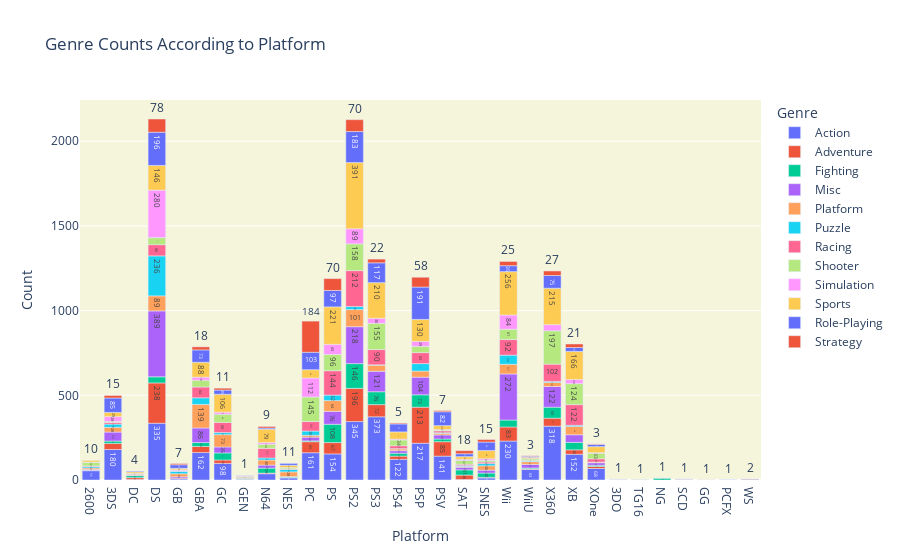

Notebook cell for this chart:
### Code cell
# Platform ve tür bazında oyun sayısını hesaplama
genre_counts = data.groupby(['Platform', 'Genre']).size().reset_index(name='Count')

# Grafik oluşturma
fig = px.bar(
    genre_counts, 
    x='Platform', 
    y='Count', 
    color='Genre', 
    text='Count',
    hover_data={'Genre': True, 'Count': True},
    title="Genre Counts According to Platform",
    labels={'Count': 'Number of Games', 'Platform': 'Platform', 'Genre': 'Genre'}
)

# Grafik düzeni
fig.update_traces(texttemplate='%{text}', textposition='outside', cliponaxis=False)
fig.update_layout(
    xaxis=dict(title="Platform"),
    yaxis=dict(title="Count"),
    legend_title_text='Genre',
    plot_bgcolor='beige'
)

# Grafiği gösterme
fig.show()

### Figure 1 — Plotly figure (JSON) as saved in the notebook; plotly's stock layout.template omitted (floating-point values rounded to 4 significant figures)
{"data": [{"alignmentgroup": "True", "cliponaxis": false, "customdata": [["Action"], ["Action"], ["Action"], ["Action"], ["Action"], ["Action"], ["Action"], ["Action"], ["Action"], ["Action"], ["Action"], ["Action"], ["Action"], ["Action"], ["Action"], ["Action"], ["Action"], ["Action"], ["Action"], ["Action"], ["Action"], ["Action"], ["Action"], ["Action"]], "hovertemplate": "Genre=%{customdata[0]}<br>Platform=%{x}<br>Number of Games=%{text}<extra></extra>", "legendgroup": "Action", "marker": {"color": "#636efa", "pattern": {"shape": ""}}, "name": "Action", "offsetgroup": "Action", "orientation": "v", "showlegend": true, "text": [55, 180, 3, 335, 6, 162, 98, 3, 37, 13, 161, 154, 345, 373, 122, 217, 141, 3, 12, 230, 63, 318, 152, 68], "textposition": "outside", "texttemplate": "%{text}", "type": "bar", "x": ["2600", "3DS", "DC", "DS", "GB", "GBA", "GC", "GEN", "N64", "NES", "PC", "PS", "PS2", "PS3", "PS4", "PSP", "PSV", "SAT", "SNES", "Wii", "WiiU", "X360", "XB", "XOne"], "xaxis": "x", "y": [55, 180, 3, 335, 6, 162, 98, 3, 37, 13, 161, 154, 345, 373, 122, 217, 141, 3, 12, 230, 63, 318, 152, 68], "yaxis": "y"}, {"alignmentgroup": "True", "cliponaxis": false, "customdata": [["Adventure"], ["Adventure"], ["Adventure"], ["Adventure"], ["Adventure"], ["Adventure"], ["Adventure"], ["Adventure"], ["Adventure"], ["Adventure"], ["Adventure"], ["Adventure"], ["Adventure"], ["Adventure"], ["Adventure"], ["Adventure"], ["Adventure"], ["Adventure"], ["Adventure"], ["Adventure"], ["Adventure"], ["Adventure"], ["Adventure"], ["Adventure"], ["Adventure"], ["Adventure"]], "hovertemplate": "Genre=%{customdata[0]}<br>Platform=%{x}<br>Number of Games=%{text}<extra></extra>", "legendgroup": "Adventure", "marker": {"color": "#EF553B", "pattern": {"shape": ""}}, "name": "Adventure", "offsetgroup": "Adventure", "orientation": "v", "showlegend": true, "text": [1, 1, 36, 11, 238, 5, 36, 20, 2, 4, 1, 65, 67, 196, 72, 19, 213, 85, 26, 4, 1, 83, 3, 47, 26, 12], "textposition": "outside", "texttemplate": "%{text}", "type": "bar", "x": ["2600", "3DO", "3DS", "DC", "DS", "GB", "GBA", "GC", "GEN", "N64", "NES", "PC", "PS", "PS2", "PS3", "PS4", "PSP", "PSV", "SAT", "SNES", "TG16", "Wii", "WiiU", "X360", "XB", "XOne"], "xaxis": "x", "y": [1, 1, 36, 11, 238, 5, 36, 20, 2, 4, 1, 65, 67, 196, 72, 19, 213, 85, 26, 4, 1, 83, 3, 47, 26, 12], "yaxis": "y"}, {"alignmentgroup": "True", "cliponaxis": false, "customdata": [["Fighting"], ["Fighting"], ["Fighting"], ["Fighting"], ["Fighting"], ["Fighting"], ["Fighting"], ["Fighting"], ["Fighting"], ["Fighting"], ["Fighting"], ["Fighting"], ["Fighting"], ["Fighting"], ["Fighting"], ["Fighting"], ["Fighting"], ["Fighting"], ["Fighting"], ["Fighting"], ["Fighting"], ["Fighting"], ["Fighting"], ["Fighting"]], "hovertemplate": "Genre=%{customdata[0]}<br>Platform=%{x}<br>Number of Games=%{text}<extra></extra>", "legendgroup": "Fighting", "marker": {"color": "#00cc96", "pattern": {"shape": ""}}, "name": "Fighting", "offsetgroup": "Fighting", "orientation": "v", "showlegend": true, "text": [1, 14, 12, 36, 23, 42, 5, 29, 4, 11, 5, 108, 146, 76, 17, 73, 16, 31, 25, 41, 5, 65, 44, 7], "textposition": "outside", "texttemplate": "%{text}", "type": "bar", "x": ["2600", "3DS", "DC", "DS", "GBA", "GC", "GEN", "N64", "NES", "NG", "PC", "PS", "PS2", "PS3", "PS4", "PSP", "PSV", "SAT", "SNES", "Wii", "WiiU", "X360", "XB", "XOne"], "xaxis": "x", "y": [1, 14, 12, 36, 23, 42, 5, 29, 4, 11, 5, 108, 146, 76, 17, 73, 16, 31, 25, 41, 5, 65, 44, 7], "yaxis": "y"}, {"alignmentgroup": "True", "cliponaxis": false, "customdata": [["Misc"], ["Misc"], ["Misc"], ["Misc"], ["Misc"], ["Misc"], ["Misc"], ["Misc"], ["Misc"], ["Misc"], ["Misc"], ["Misc"], ["Misc"], ["Misc"], ["Misc"], ["Misc"], ["Misc"], ["Misc"], ["Misc"], ["Misc"], ["Misc"], ["Misc"], ["Misc"], ["Misc"]], "hovertemplate": "Genre=%{customdata[0]}<br>Platform=%{x}<br>Number of Games=%{text}<extra></extra>", "legendgroup": "Misc", "marker": {"color": "#ab63fa", "pattern": {"shape": ""}}, "name": "Misc", "offsetgroup": "Misc", "orientation": "v", "showlegend": true, "text": [5, 53, 389, 8, 86, 35, 1, 18, 2, 22, 76, 218, 121, 15, 104, 24, 15, 2, 17, 272, 21, 122, 45, 15], "textposition": "outside", "texttemplate": "%{text}", "type": "bar", "x": ["2600", "3DS", "DS", "GB", "GBA", "GC", "GEN", "N64", "NES", "PC", "PS", "PS2", "PS3", "PS4", "PSP", "PSV", "SAT", "SCD", "SNES", "Wii", "WiiU", "X360", "XB", "XOne"], "xaxis": "x", "y": [5, 53, 389, 8, 86, 35, 1, 18, 2, 22, 76, 218, 121, 15, 104, 24, 15, 2, 17, 272, 21, 122, 45, 15], "yaxis": "y"}, {"alignmentgroup": "True", "cliponaxis": false, "customdata": [["Platform"], ["Platform"], ["Platform"], ["Platform"], ["Platform"], ["Platform"], ["Platform"], ["Platform"], ["Platform"], ["Platform"], ["Platform"], ["Platform"], ["Platform"], ["Platform"], ["Platform"], ["Platform"], ["Platform"], ["Platform"], ["Platform"], ["Platform"], ["Platform"], ["Platform"], ["Platform"], ["Platform"], ["Platform"], ["Platform"]], "hovertemplate": "Genre=%{customdata[0]}<br>Platform=%{x}<br>Number of Games=%{text}<extra></extra>", "legendgroup": "Platform", "marker": {"color": "#FFA15A", "pattern": {"shape": ""}}, "name": "Platform", "offsetgroup": "Platform", "orientation": "v", "showlegend": true, "text": [9, 28, 2, 89, 18, 139, 73, 7, 1, 30, 28, 11, 64, 101, 36, 11, 36, 10, 5, 1, 26, 57, 16, 24, 49, 4], "textposition": "outside", "texttemplate": "%{text}", "type": "bar", "x": ["2600", "3DS", "DC", "DS", "GB", "GBA", "GC", "GEN", "GG", "N64", "NES", "PC", "PS", "PS2", "PS3", "PS4", "PSP", "PSV", "SAT", "SCD", "SNES", "Wii", "WiiU", "X360", "XB", "XOne"], "xaxis": "x", "y": [9, 28, 2, 89, 18, 139, 73, 7, 1, 30, 28, 11, 64, 101, 36, 11, 36, 10, 5, 1, 26, 57, 16, 24, 49, 4], "yaxis": "y"}, {"alignmentgroup": "True", "cliponaxis": false, "customdata": [["Puzzle"], ["Puzzle"], ["Puzzle"], ["Puzzle"], ["Puzzle"], ["Puzzle"], ["Puzzle"], ["Puzzle"], ["Puzzle"], ["Puzzle"], ["Puzzle"], ["Puzzle"], ["Puzzle"], ["Puzzle"], ["Puzzle"], ["Puzzle"], ["Puzzle"], ["Puzzle"], ["Puzzle"], ["Puzzle"], ["Puzzle"], ["Puzzle"]], "hovertemplate": "Genre=%{customdata[0]}<br>Platform=%{x}<br>Number of Games=%{text}<extra></extra>", "legendgroup": "Puzzle", "marker": {"color": "#19d3f3", "pattern": {"shape": ""}}, "name": "Puzzle", "offsetgroup": "Puzzle", "orientation": "v", "showlegend": true, "text": [8, 1, 19, 236, 15, 39, 12, 12, 14, 25, 32, 18, 2, 1, 44, 3, 5, 13, 54, 4, 6, 7], "textposition": "outside", "texttemplate": "%{text}", "type": "bar", "x": ["2600", "3DO", "3DS", "DS", "GB", "GBA", "GC", "N64", "NES", "PC", "PS", "PS2", "PS3", "PS4", "PSP", "PSV", "SAT", "SNES", "Wii", "WiiU", "X360", "XB"], "xaxis": "x", "y": [8, 1, 19, 236, 15, 39, 12, 12, 14, 25, 32, 18, 2, 1, 44, 3, 5, 13, 54, 4, 6, 7], "yaxis": "y"}, {"alignmentgroup": "True", "cliponaxis": false, "customdata": [["Racing"], ["Racing"], ["Racing"], ["Racing"], ["Racing"], ["Racing"], ["Racing"], ["Racing"], ["Racing"], ["Racing"], ["Racing"], ["Racing"], ["Racing"], ["Racing"], ["Racing"], ["Racing"], ["Racing"], ["Racing"], ["Racing"], ["Racing"], ["Racing"], ["Racing"], ["Racing"], ["Racing"], ["Racing"]], "hovertemplate": "Genre=%{customdata[0]}<br>Platform=%{x}<br>Number of Games=%{text}<extra></extra>", "legendgroup": "Racing", "marker": {"color": "#FF6692", "pattern": {"shape": ""}}, "name": "Racing", "offsetgroup": "Racing", "orientation": "v", "showlegend": true, "text": [4, 10, 6, 66, 2, 64, 60, 1, 57, 4, 56, 144, 212, 90, 17, 65, 11, 8, 1, 9, 92, 3, 102, 122, 19], "textposition": "outside", "texttemplate": "%{text}", "type": "bar", "x": ["2600", "3DS", "DC", "DS", "GB", "GBA", "GC", "GEN", "N64", "NES", "PC", "PS", "PS2", "PS3", "PS4", "PSP", "PSV", "SAT", "SCD", "SNES", "Wii", "WiiU", "X360", "XB", "XOne"], "xaxis": "x", "y": [4, 10, 6, 66, 2, 64, 60, 1, 57, 4, 56, 144, 212, 90, 17, 65, 11, 8, 1, 9, 92, 3, 102, 122, 19], "yaxis": "y"}, {"alignmentgroup": "True", "cliponaxis": false, "customdata": [["Shooter"], ["Shooter"], ["Shooter"], ["Shooter"], ["Shooter"], ["Shooter"], ["Shooter"], ["Shooter"], ["Shooter"], ["Shooter"], ["Shooter"], ["Shooter"], ["Shooter"], ["Shooter"], ["Shooter"], ["Shooter"], ["Shooter"], ["Shooter"], ["Shooter"], ["Shooter"], ["Shooter"], ["Shooter"], ["Shooter"], ["Shooter"], ["Shooter"]], "hovertemplate": "Genre=%{customdata[0]}<br>Platform=%{x}<br>Number of Games=%{text}<extra></extra>", "legendgroup": "Shooter", "marker": {"color": "#B6E880", "pattern": {"shape": ""}}, "name": "Shooter", "offsetgroup": "Shooter", "orientation": "v", "showlegend": true, "text": [22, 6, 3, 42, 1, 40, 48, 1, 24, 7, 145, 96, 158, 155, 34, 37, 5, 22, 10, 1, 61, 10, 197, 124, 33], "textposition": "outside", "texttemplate": "%{text}", "type": "bar", "x": ["2600", "3DS", "DC", "DS", "GB", "GBA", "GC", "GEN", "N64", "NES", "PC", "PS", "PS2", "PS3", "PS4", "PSP", "PSV", "SAT", "SNES", "TG16", "Wii", "WiiU", "X360", "XB", "XOne"], "xaxis": "x", "y": [22, 6, 3, 42, 1, 40, 48, 1, 24, 7, 145, 96, 158, 155, 34, 37, 5, 22, 10, 1, 61, 10, 197, 124, 33], "yaxis": "y"}, {"alignmentgroup": "True", "cliponaxis": false, "customdata": [["Simulation"], ["Simulation"], ["Simulation"], ["Simulation"], ["Simulation"], ["Simulation"], ["Simulation"], ["Simulation"], ["Simulation"], ["Simulation"], ["Simulation"], ["Simulation"], ["Simulation"], ["Simulation"], ["Simulation"], ["Simulation"], ["Simulation"], ["Simulation"], ["Simulation"], ["Simulation"], ["Simulation"], ["Simulation"], ["Simulation"]], "hovertemplate": "Genre=%{customdata[0]}<br>Platform=%{x}<br>Number of Games=%{text}<extra></extra>", "legendgroup": "Simulation", "marker": {"color": "#FF97FF", "pattern": {"shape": ""}}, "name": "Simulation", "offsetgroup": "Simulation", "orientation": "v", "showlegend": true, "text": [1, 1, 28, 1, 280, 5, 18, 12, 10, 112, 60, 89, 30, 5, 29, 3, 7, 9, 84, 1, 36, 24, 3], "textposition": "outside", "texttemplate": "%{text}", "type": "bar", "x": ["2600", "3DO", "3DS", "DC", "DS", "GB", "GBA", "GC", "N64", "PC", "PS", "PS2", "PS3", "PS4", "PSP", "PSV", "SAT", "SNES", "Wii", "WiiU", "X360", "XB", "XOne"], "xaxis": "x", "y": [1, 1, 28, 1, 280, 5, 18, 12, 10, 112, 60, 89, 30, 5, 29, 3, 7, 9, 84, 1, 36, 24, 3], "yaxis": "y"}, {"alignmentgroup": "True", "cliponaxis": false, "customdata": [["Sports"], ["Sports"], ["Sports"], ["Sports"], ["Sports"], ["Sports"], ["Sports"], ["Sports"], ["Sports"], ["Sports"], ["Sports"], ["Sports"], ["Sports"], ["Sports"], ["Sports"], ["Sports"], ["Sports"], ["Sports"], ["Sports"], ["Sports"], ["Sports"], ["Sports"], ["Sports"], ["Sports"], ["Sports"]], "hovertemplate": "Genre=%{customdata[0]}<br>Platform=%{x}<br>Number of Games=%{text}<extra></extra>", "legendgroup": "Sports", "marker": {"color": "#FECB52", "pattern": {"shape": ""}}, "name": "Sports", "offsetgroup": "Sports", "orientation": "v", "showlegend": true, "text": [10, 25, 10, 146, 9, 88, 106, 3, 79, 14, 1, 49, 221, 391, 210, 43, 130, 23, 16, 49, 256, 8, 215, 166, 36], "textposition": "outside", "texttemplate": "%{text}", "type": "bar", "x": ["2600", "3DS", "DC", "DS", "GB", "GBA", "GC", "GEN", "N64", "NES", "NG", "PC", "PS", "PS2", "PS3", "PS4", "PSP", "PSV", "SAT", "SNES", "Wii", "WiiU", "X360", "XB", "XOne"], "xaxis": "x", "y": [10, 25, 10, 146, 9, 88, 106, 3, 79, 14, 1, 49, 221, 391, 210, 43, 130, 23, 16, 49, 256, 8, 215, 166, 36], "yaxis": "y"}, {"alignmentgroup": "True", "cliponaxis": false, "customdata": [["Role-Playing"], ["Role-Playing"], ["Role-Playing"], ["Role-Playing"], ["Role-Playing"], ["Role-Playing"], ["Role-Playing"], ["Role-Playing"], ["Role-Playing"], ["Role-Playing"], ["Role-Playing"], ["Role-Playing"], ["Role-Playing"], ["Role-Playing"], ["Role-Playing"], ["Role-Playing"], ["Role-Playing"], ["Role-Playing"], ["Role-Playing"], ["Role-Playing"], ["Role-Playing"], ["Role-Playing"], ["Role-Playing"], ["Role-Playing"], ["Role-Playing"], ["Role-Playing"]], "hovertemplate": "Genre=%{customdata[0]}<br>Platform=%{x}<br>Number of Games=%{text}<extra></extra>", "legendgroup": "Role-Playing", "marker": {"color": "#636efa", "pattern": {"shape": ""}}, "name": "Role-Playing", "offsetgroup": "Role-Playing", "orientation": "v", "showlegend": true, "text": [85, 4, 196, 21, 73, 25, 3, 7, 11, 103, 1, 97, 183, 117, 47, 191, 82, 17, 1, 50, 4, 35, 6, 75, 23, 13], "textposition": "outside", "texttemplate": "%{text}", "type": "bar", "x": ["3DS", "DC", "DS", "GB", "GBA", "GC", "GEN", "N64", "NES", "PC", "PCFX", "PS", "PS2", "PS3", "PS4", "PSP", "PSV", "SAT", "SCD", "SNES", "WS", "Wii", "WiiU", "X360", "XB", "XOne"], "xaxis": "x", "y": [85, 4, 196, 21, 73, 25, 3, 7, 11, 103, 1, 97, 183, 117, 47, 191, 82, 17, 1, 50, 4, 35, 6, 75, 23, 13], "yaxis": "y"}, {"alignmentgroup": "True", "cliponaxis": false, "customdata": [["Strategy"], ["Strategy"], ["Strategy"], ["Strategy"], ["Strategy"], ["Strategy"], ["Strategy"], ["Strategy"], ["Strategy"], ["Strategy"], ["Strategy"], ["Strategy"], ["Strategy"], ["Strategy"], ["Strategy"], ["Strategy"], ["Strategy"], ["Strategy"], ["Strategy"], ["Strategy"], ["Strategy"], ["Strategy"], ["Strategy"]], "hovertemplate": "Genre=%{customdata[0]}<br>Platform=%{x}<br>Number of Games=%{text}<extra></extra>", "legendgroup": "Strategy", "marker": {"color": "#EF553B", "pattern": {"shape": ""}}, "name": "Strategy", "offsetgroup": "Strategy", "orientation": "v", "showlegend": true, "text": [15, 78, 7, 18, 11, 1, 9, 184, 70, 70, 22, 5, 58, 7, 18, 1, 15, 2, 25, 3, 27, 21, 3], "textposition": "outside", "texttemplate": "%{text}", "type": "bar", "x": ["3DS", "DS", "GB", "GBA", "GC", "GEN", "N64", "PC", "PS", "PS2", "PS3", "PS4", "PSP", "PSV", "SAT", "SCD", "SNES", "WS", "Wii", "WiiU", "X360", "XB", "XOne"], "xaxis": "x", "y": [15, 78, 7, 18, 11, 1, 9, 184, 70, 70, 22, 5, 58, 7, 18, 1, 15, 2, 25, 3, 27, 21, 3], "yaxis": "y"}], "layout": {"barmode": "relative", "legend": {"title": {"text": "Genre"}, "tracegroupgap": 0}, "plot_bgcolor": "beige", "title": {"text": "Genre Counts According to Platform"}, "xaxis": {"anchor": "y", "domain": [0, 1], "title": {"text": "Platform"}}, "yaxis": {"anchor": "x", "domain": [0, 1], "title": {"text": "Count"}}}}
